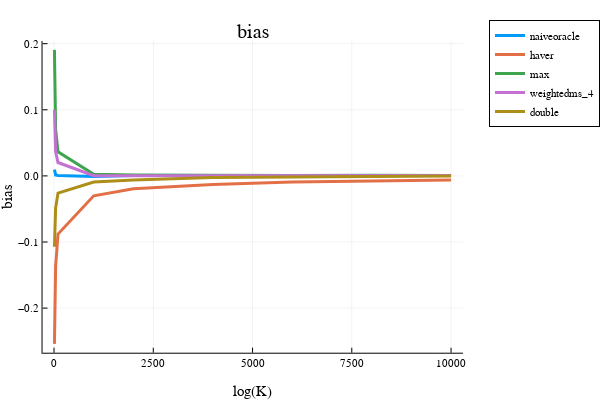

Write notebook code for a chart like this one.
### Code cell
x = opt.N_ary
i = 1; plot(x, bias[:,i], label=estimator_names[i], linewidth=3)
i = 2; plot!(x, bias[:,i], label=estimator_names[i], linewidth=3)
# i = 3; plot!(x, bias[:,i], label=estimator_names[i], linewidth=3)
i = 4; plot!(x, bias[:,i], label=estimator_names[i], linewidth=3)
i = 5; plot!(x, bias[:,i], label=estimator_names[i], linewidth=3)
i = 6; plot!(x, bias[:,i], label=estimator_names[i], linewidth=3)
plot!(xlabel="log(K)", ylabel="bias", legend=:outertopright)  
title!("bias")

### Figure 1 — Plotly figure (JSON) as saved in the notebook; plotly's stock layout.template omitted (floating-point values rounded to 4 significant figures)
{"data": [{"colorbar": {"title": {"text": ""}}, "legendgroup": "naiveoracle", "line": {"color": "rgba(0, 154, 250, 1.000)", "dash": "solid", "shape": "linear", "width": 3}, "mode": "lines", "name": "naiveoracle", "showlegend": true, "type": "scatter", "x": [10, 20, 40, 100, 1000, 2000, 4000, 6000, 8000, 10000], "xaxis": "x", "y": [0.009579, 0.002272, 0.001461, 0.0004929, -0.001059, 0.0004075, 0.0005265, 0.0005471, 0.0008722, 0.0005776], "yaxis": "y", "zmax": null, "zmin": null}, {"colorbar": {"title": {"text": ""}}, "legendgroup": "haver", "line": {"color": "rgba(227, 111, 71, 1.000)", "dash": "solid", "shape": "linear", "width": 3}, "mode": "lines", "name": "haver", "showlegend": true, "type": "scatter", "x": [10, 20, 40, 100, 1000, 2000, 4000, 6000, 8000, 10000], "xaxis": "x", "y": [-0.2541, -0.185, -0.1364, -0.08797, -0.03012, -0.01962, -0.01286, -0.009212, -0.007451, -0.00611], "yaxis": "y", "zmax": null, "zmin": null}, {"colorbar": {"title": {"text": ""}}, "legendgroup": "max", "line": {"color": "rgba(62, 164, 78, 1.000)", "dash": "solid", "shape": "linear", "width": 3}, "mode": "lines", "name": "max", "showlegend": true, "type": "scatter", "x": [10, 20, 40, 100, 1000, 2000, 4000, 6000, 8000, 10000], "xaxis": "x", "y": [0.1906, 0.1219, 0.07017, 0.03645, 0.002577, 0.001481, 0.0006488, 0.0005918, 0.0008835, 0.0005815], "yaxis": "y", "zmax": null, "zmin": null}, {"colorbar": {"title": {"text": ""}}, "legendgroup": "weightedms_4", "line": {"color": "rgba(195, 113, 210, 1.000)", "dash": "solid", "shape": "linear", "width": 3}, "mode": "lines", "name": "weightedms_4", "showlegend": true, "type": "scatter", "x": [10, 20, 40, 100, 1000, 2000, 4000, 6000, 8000, 10000], "xaxis": "x", "y": [0.1, 0.06657, 0.0365, 0.02022, 0.0001712, 0.0003737, 0.0001462, 0.0002889, 0.0007073, 0.0004726], "yaxis": "y", "zmax": null, "zmin": null}, {"colorbar": {"title": {"text": ""}}, "legendgroup": "double", "line": {"color": "rgba(172, 142, 24, 1.000)", "dash": "solid", "shape": "linear", "width": 3}, "mode": "lines", "name": "double", "showlegend": true, "type": "scatter", "x": [10, 20, 40, 100, 1000, 2000, 4000, 6000, 8000, 10000], "xaxis": "x", "y": [-0.1072, -0.06524, -0.04828, -0.02595, -0.009303, -0.006266, -0.002402, -0.001631, -0.0003779, -6.325e-05], "yaxis": "y", "zmax": null, "zmin": null}], "layout": {"annotations": [{"font": {"color": "rgba(0, 0, 0, 1)", "family": "sans-serif", "size": 20}, "rotation": 0, "showarrow": false, "text": "bias", "x": 0.5424, "xanchor": "center", "xref": "paper", "y": 1, "yanchor": "top", "yref": "paper"}], "height": 400, "legend": {"bgcolor": "rgba(255, 255, 255, 1.000)", "bordercolor": "rgba(0, 0, 0, 1)", "borderwidth": 1, "font": {"color": "rgba(0, 0, 0, 1)", "family": "sans-serif", "size": 11}, "title": {"font": {"color": "rgba(0, 0, 0, 1)", "family": "sans-serif", "size": 15}, "text": ""}, "tracegroupgap": 0, "traceorder": "normal", "x": 1.05, "xanchor": "upper", "y": 1, "yanchor": "right"}, "margin": {"b": 20, "l": 0, "r": 0, "t": 20}, "paper_bgcolor": "rgba(255, 255, 255, 1.000)", "plot_bgcolor": "rgba(255, 255, 255, 1.000)", "showlegend": true, "width": 600, "xaxis": {"anchor": "y", "domain": [0.09128, 0.9934], "gridcolor": "rgba(0, 0, 0, 0.1)", "gridwidth": 0.5, "linecolor": "rgba(0, 0, 0, 1)", "mirror": false, "range": [-289.7, 10300.0], "showgrid": true, "showline": true, "showticklabels": true, "tickangle": 0, "tickcolor": "rgb(0, 0, 0)", "tickfont": {"color": "rgba(0, 0, 0, 1)", "family": "sans-serif", "size": 11}, "tickmode": "array", "ticks": "inside", "ticktext": ["0", "2500", "5000", "7500", "10000"], "tickvals": [0, 2500, 5000, 7500, 10000], "title": {"font": {"color": "rgba(0, 0, 0, 1)", "family": "sans-serif", "size": 15}, "text": "log(K)"}, "type": "linear", "visible": true, "zeroline": false, "zerolinecolor": "rgba(0, 0, 0, 1)"}, "yaxis": {"anchor": "x", "domain": [0.07581, 0.9415], "gridcolor": "rgba(0, 0, 0, 0.1)", "gridwidth": 0.5, "linecolor": "rgba(0, 0, 0, 1)", "mirror": false, "range": [-0.2674, 0.204], "showgrid": true, "showline": true, "showticklabels": true, "tickangle": 0, "tickcolor": "rgb(0, 0, 0)", "tickfont": {"color": "rgba(0, 0, 0, 1)", "family": "sans-serif", "size": 11}, "tickmode": "array", "ticks": "inside", "ticktext": ["−0.2", "−0.1", "0.0", "0.1", "0.2"], "tickvals": [-0.2, -0.1, 0, 0.1, 0.2], "title": {"font": {"color": "rgba(0, 0, 0, 1)", "family": "sans-serif", "size": 15}, "text": "bias"}, "type": "linear", "visible": true, "zeroline": false, "zerolinecolor": "rgba(0, 0, 0, 1)"}}}
